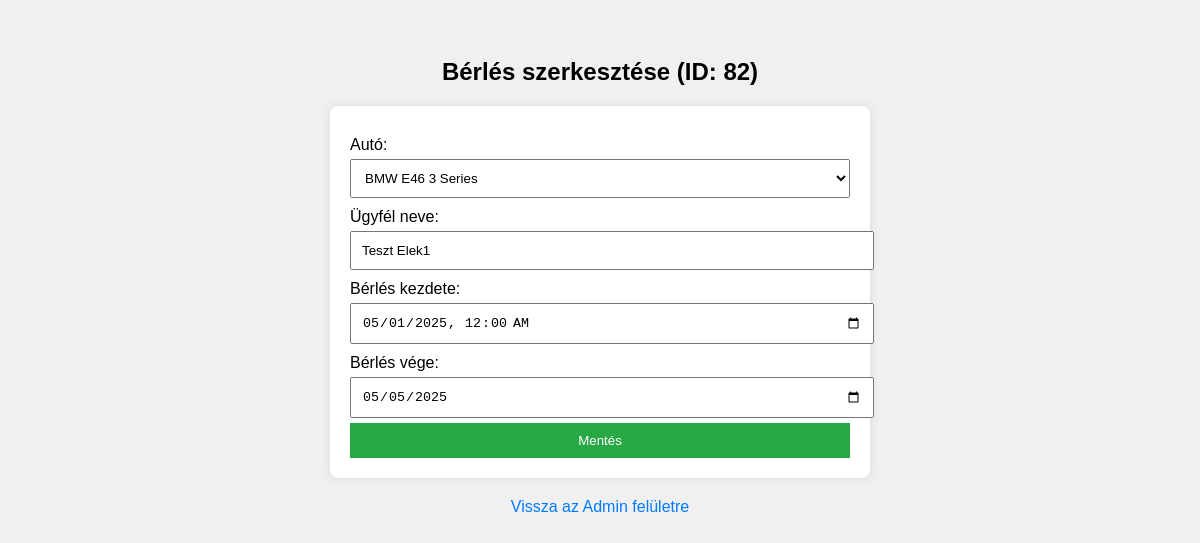
/edit_berles.php?id=82 (signed in), run on the app's committed database.
### tables this page shows
CREATE TABLE `berlesek` (
  `id` int(11) NOT NULL,
  `auto_id` int(11) NOT NULL,
  `ugyfel_nev` varchar(255) DEFAULT NULL,
  `berles_kezdete` datetime NOT NULL DEFAULT CURRENT_TIMESTAMP,
  `berles_vege` date NOT NULL
);

CREATE TABLE `cars` (
  `id` int(11) NOT NULL,
  `marka` varchar(255) NOT NULL,
  `tipus` text NOT NULL,
  `leiras` text NOT NULL,
  `kep` varchar(255) NOT NULL,
  `kategoria` int(11) NOT NULL,
  `berelve` tinyint(1) NOT NULL,
  `ar` int(11) NOT NULL
);

### edit_berles.php (the view, shortened to what this page needs)
<?php
include('config.php');
$id = intval($_GET['id']);
$berles_result = mysqli_query($conn, "SELECT * FROM berlesek WHERE id = $id");
$berles = mysqli_fetch_assoc($berles_result);
$cars_result = mysqli_query($conn, "SELECT id, marka, tipus FROM cars");
?>
<!DOCTYPE html>
<html lang="hu">
<head>
</head>
<body>
<h2>Bérlés szerkesztése (ID: <?php echo $berles['id']; ?>)</h2>
<form method="POST">
    <label for="auto_id">Autó:</label>
    <select name="auto_id" id="auto_id" required>
        <?php while ($car = mysqli_fetch_assoc($cars_result)) : ?>
            <option value="<?php echo $car['id']; ?>"
                <?php if ($car['id'] == $berles['auto_id']) echo 'selected'; ?>>
                <?php echo htmlspecialchars($car['marka'] . ' ' . $car['tipus']); ?>
            </option>
        <?php endwhile; ?>
    </select>
    <label for="ugyfel_nev">Ügyfél neve:</label>
    <input type="text" name="ugyfel_nev" id="ugyfel_nev" value="<?php echo htmlspecialchars($berles['ugyfel_nev']); ?>" required>
    <label for="berles_kezdete">Bérlés kezdete:</label>
    <input type="datetime-local" name="berles_kezdete" id="berles_kezdete" value="<?php echo date('Y-m-d\TH:i', strtotime($berles['berles_kezdete'])); ?>" required>
    <label for="berles_vege">Bérlés vége:</label>
    <input type="date" name="berles_vege" id="berles_vege" value="<?php echo htmlspecialchars($berles['berles_vege']); ?>" required>
    <button type="submit">Mentés</button>
</form>
<a href="add_car.php">Vissza az Admin felületre</a>
</body>
</html>

### edit_berles.php (style rules this page uses)
body { font-family: Arial, sans-serif; background: #f0f0f0; padding: 30px; }
h2 { text-align: center; }
form { background: white; padding: 20px; border-radius: 8px; max-width: 500px; margin: auto; box-shadow: 0 0 10px rgba(0,0,0,0.1); }
label { margin-top: 10px; display: block; }
input, select, button { width: 100%; padding: 10px; margin-top: 5px; }
button { background-color: #28a745; color: white; border: none; }
a { display: block; text-align: center; margin-top: 20px; color: #007bff; text-decoration: none; }

### data on the page
berlesek: id "82", auto_id "BMW E46 3 Series", ugyfel_nev "Teszt Elek1", berles_kezdete "05/01/2025 00:00", berles_vege "05/05/2025"
